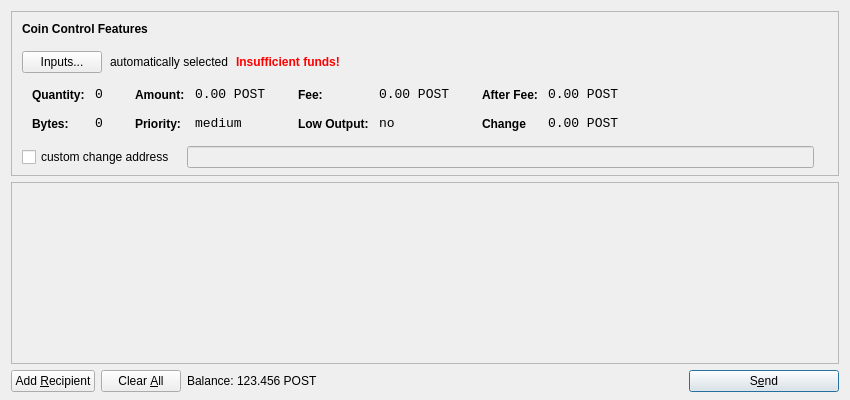
<?xml version="1.0" encoding="UTF-8"?>
<ui version="4.0">
 <class>SendCoinsDialog</class>
 <widget class="QDialog" name="SendCoinsDialog">
  <property name="geometry">
   <rect>
    <x>0</x>
    <y>0</y>
    <width>850</width>
    <height>400</height>
   </rect>
  </property>
  <property name="windowTitle">
   <string>Send Coins</string>
  </property>
  <layout class="QVBoxLayout" name="verticalLayout" stretch="0,1,0">
   <property name="bottomMargin">
    <number>8</number>
   </property>
   <item>
    <widget class="QFrame" name="frameCoinControl">
     <property name="sizePolicy">
      <sizepolicy hsizetype="Expanding" vsizetype="Expanding">
       <horstretch>0</horstretch>
       <verstretch>0</verstretch>
      </sizepolicy>
     </property>
     <property name="maximumSize">
      <size>
       <width>16777215</width>
       <height>16777215</height>
      </size>
     </property>
     <property name="frameShape">
      <enum>QFrame::StyledPanel</enum>
     </property>
     <property name="frameShadow">
      <enum>QFrame::Sunken</enum>
     </property>
     <layout class="QVBoxLayout" name="verticalLayoutCoinControl2">
      <property name="spacing">
       <number>6</number>
      </property>
      <property name="leftMargin">
       <number>0</number>
      </property>
      <property name="topMargin">
       <number>0</number>
      </property>
      <property name="rightMargin">
       <number>0</number>
      </property>
      <property name="bottomMargin">
       <number>6</number>
      </property>
      <item>
       <layout class="QVBoxLayout" name="verticalLayoutCoinControl" stretch="0,0,0,0,1">
        <property name="spacing">
         <number>0</number>
        </property>
        <property name="leftMargin">
         <number>10</number>
        </property>
        <property name="topMargin">
         <number>10</number>
        </property>
        <item>
         <layout class="QHBoxLayout" name="horizontalLayoutCoinControl1">
          <property name="bottomMargin">
           <number>15</number>
          </property>
          <item>
           <widget class="QLabel" name="labelCoinControlFeatures">
            <property name="sizePolicy">
             <sizepolicy hsizetype="Preferred" vsizetype="Maximum">
              <horstretch>0</horstretch>
              <verstretch>0</verstretch>
             </sizepolicy>
            </property>
            <property name="font">
             <font>
              <weight>75</weight>
              <bold>true</bold>
             </font>
            </property>
            <property name="styleSheet">
             <string notr="true">font-weight:bold;</string>
            </property>
            <property name="text">
             <string>Coin Control Features</string>
            </property>
           </widget>
          </item>
         </layout>
        </item>
        <item>
         <layout class="QHBoxLayout" name="horizontalLayoutCoinControl2" stretch="0,0,0,0">
          <property name="spacing">
           <number>8</number>
          </property>
          <property name="bottomMargin">
           <number>10</number>
          </property>
          <item>
           <widget class="QPushButton" name="pushButtonCoinControl">
            <property name="styleSheet">
             <string notr="true"/>
            </property>
            <property name="text">
             <string>Inputs...</string>
            </property>
           </widget>
          </item>
          <item>
           <widget class="QLabel" name="labelCoinControlAutomaticallySelected">
            <property name="text">
             <string>automatically selected</string>
            </property>
            <property name="margin">
             <number>5</number>
            </property>
           </widget>
          </item>
          <item>
           <widget class="QLabel" name="labelCoinControlInsuffFunds">
            <property name="font">
             <font>
              <weight>75</weight>
              <bold>true</bold>
             </font>
            </property>
            <property name="styleSheet">
             <string notr="true">color:red;font-weight:bold;</string>
            </property>
            <property name="text">
             <string>Insufficient funds!</string>
            </property>
            <property name="margin">
             <number>5</number>
            </property>
           </widget>
          </item>
          <item>
           <spacer name="horizontalSpacerCoinControl">
            <property name="orientation">
             <enum>Qt::Horizontal</enum>
            </property>
            <property name="sizeHint" stdset="0">
             <size>
              <width>40</width>
              <height>1</height>
             </size>
            </property>
           </spacer>
          </item>
         </layout>
        </item>
        <item>
         <widget class="QWidget" name="widgetCoinControl" native="true">
          <property name="sizePolicy">
           <sizepolicy hsizetype="Preferred" vsizetype="Preferred">
            <horstretch>0</horstretch>
            <verstretch>0</verstretch>
           </sizepolicy>
          </property>
          <property name="minimumSize">
           <size>
            <width>0</width>
            <height>0</height>
           </size>
          </property>
          <property name="styleSheet">
           <string notr="true"/>
          </property>
          <layout class="QHBoxLayout" name="horizontalLayoutCoinControl5">
           <property name="margin">
            <number>0</number>
           </property>
           <item>
            <layout class="QHBoxLayout" name="horizontalLayoutCoinControl3" stretch="0,0,0,1">
             <property name="spacing">
              <number>20</number>
             </property>
             <property name="topMargin">
              <number>0</number>
             </property>
             <property name="bottomMargin">
              <number>10</number>
             </property>
             <item>
              <layout class="QFormLayout" name="formLayoutCoinControl1">
               <property name="horizontalSpacing">
                <number>10</number>
               </property>
               <property name="verticalSpacing">
                <number>14</number>
               </property>
               <property name="leftMargin">
                <number>10</number>
               </property>
               <property name="topMargin">
                <number>4</number>
               </property>
               <property name="rightMargin">
                <number>6</number>
               </property>
               <item row="0" column="0">
                <widget class="QLabel" name="labelCoinControlQuantityText">
                 <property name="styleSheet">
                  <string notr="true">font-weight:bold;</string>
                 </property>
                 <property name="text">
                  <string>Quantity:</string>
                 </property>
                 <property name="margin">
                  <number>0</number>
                 </property>
                </widget>
               </item>
               <item row="0" column="1">
                <widget class="QLabel" name="labelCoinControlQuantity">
                 <property name="font">
                  <font>
                   <family>Monospace</family>
                   <pointsize>10</pointsize>
                  </font>
                 </property>
                 <property name="cursor">
                  <cursorShape>IBeamCursor</cursorShape>
                 </property>
                 <property name="contextMenuPolicy">
                  <enum>Qt::ActionsContextMenu</enum>
                 </property>
                 <property name="text">
                  <string>0</string>
                 </property>
                 <property name="margin">
                  <number>0</number>
                 </property>
                 <property name="textInteractionFlags">
                  <set>Qt::LinksAccessibleByMouse|Qt::TextSelectableByKeyboard|Qt::TextSelectableByMouse</set>
                 </property>
                </widget>
               </item>
               <item row="1" column="0">
                <widget class="QLabel" name="labelCoinControlBytesText">
                 <property name="styleSheet">
                  <string notr="true">font-weight:bold;</string>
                 </property>
                 <property name="text">
                  <string>Bytes:</string>
                 </property>
                </widget>
               </item>
               <item row="1" column="1">
                <widget class="QLabel" name="labelCoinControlBytes">
                 <property name="font">
                  <font>
                   <family>Monospace</family>
                   <pointsize>10</pointsize>
                  </font>
                 </property>
                 <property name="cursor">
                  <cursorShape>IBeamCursor</cursorShape>
                 </property>
                 <property name="contextMenuPolicy">
                  <enum>Qt::ActionsContextMenu</enum>
                 </property>
                 <property name="text">
                  <string>0</string>
                 </property>
                 <property name="textInteractionFlags">
                  <set>Qt::LinksAccessibleByMouse|Qt::TextSelectableByKeyboard|Qt::TextSelectableByMouse</set>
                 </property>
                </widget>
               </item>
              </layout>
             </item>
             <item>
              <layout class="QFormLayout" name="formLayoutCoinControl2">
               <property name="horizontalSpacing">
                <number>10</number>
               </property>
               <property name="verticalSpacing">
                <number>14</number>
               </property>
               <property name="leftMargin">
                <number>6</number>
               </property>
               <property name="topMargin">
                <number>4</number>
               </property>
               <property name="rightMargin">
                <number>6</number>
               </property>
               <item row="0" column="0">
                <widget class="QLabel" name="labelCoinControlAmountText">
                 <property name="styleSheet">
                  <string notr="true">font-weight:bold;</string>
                 </property>
                 <property name="text">
                  <string>Amount:</string>
                 </property>
                 <property name="margin">
                  <number>0</number>
                 </property>
                </widget>
               </item>
               <item row="0" column="1">
                <widget class="QLabel" name="labelCoinControlAmount">
                 <property name="font">
                  <font>
                   <family>Monospace</family>
                   <pointsize>10</pointsize>
                  </font>
                 </property>
                 <property name="cursor">
                  <cursorShape>IBeamCursor</cursorShape>
                 </property>
                 <property name="contextMenuPolicy">
                  <enum>Qt::ActionsContextMenu</enum>
                 </property>
                 <property name="text">
                  <string>0.00 POST</string>
                 </property>
                 <property name="textInteractionFlags">
                  <set>Qt::LinksAccessibleByMouse|Qt::TextSelectableByKeyboard|Qt::TextSelectableByMouse</set>
                 </property>
                </widget>
               </item>
               <item row="1" column="0">
                <widget class="QLabel" name="labelCoinControlPriorityText">
                 <property name="styleSheet">
                  <string notr="true">font-weight:bold;</string>
                 </property>
                 <property name="text">
                  <string>Priority:</string>
                 </property>
                </widget>
               </item>
               <item row="1" column="1">
                <widget class="QLabel" name="labelCoinControlPriority">
                 <property name="font">
                  <font>
                   <family>Monospace</family>
                   <pointsize>10</pointsize>
                  </font>
                 </property>
                 <property name="cursor">
                  <cursorShape>IBeamCursor</cursorShape>
                 </property>
                 <property name="contextMenuPolicy">
                  <enum>Qt::ActionsContextMenu</enum>
                 </property>
                 <property name="text">
                  <string>medium</string>
                 </property>
                 <property name="textInteractionFlags">
                  <set>Qt::LinksAccessibleByMouse|Qt::TextSelectableByKeyboard|Qt::TextSelectableByMouse</set>
                 </property>
                </widget>
               </item>
              </layout>
             </item>
             <item>
              <layout class="QFormLayout" name="formLayoutCoinControl3">
               <property name="horizontalSpacing">
                <number>10</number>
               </property>
               <property name="verticalSpacing">
                <number>14</number>
               </property>
               <property name="leftMargin">
                <number>6</number>
               </property>
               <property name="topMargin">
                <number>4</number>
               </property>
               <property name="rightMargin">
                <number>6</number>
               </property>
               <item row="0" column="0">
                <widget class="QLabel" name="labelCoinControlFeeText">
                 <property name="styleSheet">
                  <string notr="true">font-weight:bold;</string>
                 </property>
                 <property name="text">
                  <string>Fee:</string>
                 </property>
                 <property name="margin">
                  <number>0</number>
                 </property>
                </widget>
               </item>
               <item row="0" column="1">
                <widget class="QLabel" name="labelCoinControlFee">
                 <property name="font">
                  <font>
                   <family>Monospace</family>
                   <pointsize>10</pointsize>
                  </font>
                 </property>
                 <property name="cursor">
                  <cursorShape>IBeamCursor</cursorShape>
                 </property>
                 <property name="contextMenuPolicy">
                  <enum>Qt::ActionsContextMenu</enum>
                 </property>
                 <property name="text">
                  <string>0.00 POST</string>
                 </property>
                 <property name="textInteractionFlags">
                  <set>Qt::LinksAccessibleByMouse|Qt::TextSelectableByKeyboard|Qt::TextSelectableByMouse</set>
                 </property>
                </widget>
               </item>
               <item row="1" column="0">
                <widget class="QLabel" name="labelCoinControlLowOutputText">
                 <property name="styleSheet">
                  <string notr="true">font-weight:bold;</string>
                 </property>
                 <property name="text">
                  <string>Low Output:</string>
                 </property>
                </widget>
               </item>
               <item row="1" column="1">
                <widget class="QLabel" name="labelCoinControlLowOutput">
                 <property name="font">
                  <font>
                   <family>Monospace</family>
                   <pointsize>10</pointsize>
                  </font>
                 </property>
                 <property name="cursor">
                  <cursorShape>IBeamCursor</cursorShape>
                 </property>
                 <property name="contextMenuPolicy">
                  <enum>Qt::ActionsContextMenu</enum>
                 </property>
                 <property name="text">
                  <string>no</string>
                 </property>
                 <property name="textInteractionFlags">
                  <set>Qt::LinksAccessibleByMouse|Qt::TextSelectableByKeyboard|Qt::TextSelectableByMouse</set>
                 </property>
                </widget>
               </item>
              </layout>
             </item>
             <item>
              <layout class="QFormLayout" name="formLayoutCoinControl4">
               <property name="horizontalSpacing">
                <number>10</number>
               </property>
               <property name="verticalSpacing">
                <number>14</number>
               </property>
               <property name="leftMargin">
                <number>6</number>
               </property>
               <property name="topMargin">
                <number>4</number>
               </property>
               <property name="rightMargin">
                <number>6</number>
               </property>
               <item row="0" column="0">
                <widget class="QLabel" name="labelCoinControlAfterFeeText">
                 <property name="styleSheet">
                  <string notr="true">font-weight:bold;</string>
                 </property>
                 <property name="text">
                  <string>After Fee:</string>
                 </property>
                 <property name="margin">
                  <number>0</number>
                 </property>
                </widget>
               </item>
               <item row="0" column="1">
                <widget class="QLabel" name="labelCoinControlAfterFee">
                 <property name="font">
                  <font>
                   <family>Monospace</family>
                   <pointsize>10</pointsize>
                  </font>
                 </property>
                 <property name="cursor">
                  <cursorShape>IBeamCursor</cursorShape>
                 </property>
                 <property name="contextMenuPolicy">
                  <enum>Qt::ActionsContextMenu</enum>
                 </property>
                 <property name="text">
                  <string>0.00 POST</string>
                 </property>
                 <property name="textInteractionFlags">
                  <set>Qt::LinksAccessibleByMouse|Qt::TextSelectableByKeyboard|Qt::TextSelectableByMouse</set>
                 </property>
                </widget>
               </item>
               <item row="1" column="0">
                <widget class="QLabel" name="labelCoinControlChangeText">
                 <property name="styleSheet">
                  <string notr="true">font-weight:bold;</string>
                 </property>
                 <property name="text">
                  <string>Change</string>
                 </property>
                </widget>
               </item>
               <item row="1" column="1">
                <widget class="QLabel" name="labelCoinControlChange">
                 <property name="font">
                  <font>
                   <family>Monospace</family>
                   <pointsize>10</pointsize>
                  </font>
                 </property>
                 <property name="cursor">
                  <cursorShape>IBeamCursor</cursorShape>
                 </property>
                 <property name="contextMenuPolicy">
                  <enum>Qt::ActionsContextMenu</enum>
                 </property>
                 <property name="text">
                  <string>0.00 POST</string>
                 </property>
                 <property name="textInteractionFlags">
                  <set>Qt::LinksAccessibleByMouse|Qt::TextSelectableByKeyboard|Qt::TextSelectableByMouse</set>
                 </property>
                </widget>
               </item>
              </layout>
             </item>
            </layout>
           </item>
          </layout>
         </widget>
        </item>
        <item>
         <layout class="QHBoxLayout" name="horizontalLayoutCoinControl4" stretch="0,0,0">
          <property name="spacing">
           <number>12</number>
          </property>
          <property name="sizeConstraint">
           <enum>QLayout::SetDefaultConstraint</enum>
          </property>
          <property name="topMargin">
           <number>5</number>
          </property>
          <property name="rightMargin">
           <number>5</number>
          </property>
          <item>
           <widget class="QCheckBox" name="checkBoxCoinControlChange">
            <property name="text">
             <string>custom change address</string>
            </property>
           </widget>
          </item>
          <item>
           <widget class="QLineEdit" name="lineEditCoinControlChange">
            <property name="enabled">
             <bool>false</bool>
            </property>
            <property name="sizePolicy">
             <sizepolicy hsizetype="Expanding" vsizetype="Fixed">
              <horstretch>0</horstretch>
              <verstretch>0</verstretch>
             </sizepolicy>
            </property>
           </widget>
          </item>
          <item>
           <widget class="QLabel" name="labelCoinControlChangeLabel">
            <property name="sizePolicy">
             <sizepolicy hsizetype="Preferred" vsizetype="Expanding">
              <horstretch>0</horstretch>
              <verstretch>0</verstretch>
             </sizepolicy>
            </property>
            <property name="minimumSize">
             <size>
              <width>0</width>
              <height>0</height>
             </size>
            </property>
            <property name="text">
             <string/>
            </property>
            <property name="margin">
             <number>3</number>
            </property>
           </widget>
          </item>
         </layout>
        </item>
        <item>
         <spacer name="verticalSpacerCoinControl">
          <property name="orientation">
           <enum>Qt::Vertical</enum>
          </property>
          <property name="sizeHint" stdset="0">
           <size>
            <width>800</width>
            <height>1</height>
           </size>
          </property>
         </spacer>
        </item>
       </layout>
      </item>
     </layout>
    </widget>
   </item>
   <item>
    <widget class="QScrollArea" name="scrollArea">
     <property name="widgetResizable">
      <bool>true</bool>
     </property>
     <widget class="QWidget" name="scrollAreaWidgetContents">
      <property name="geometry">
       <rect>
        <x>0</x>
        <y>0</y>
        <width>830</width>
        <height>172</height>
       </rect>
      </property>
      <layout class="QVBoxLayout" name="verticalLayout_2">
       <property name="margin">
        <number>0</number>
       </property>
       <item>
        <layout class="QVBoxLayout" name="entries">
         <property name="spacing">
          <number>6</number>
         </property>
        </layout>
       </item>
       <item>
        <spacer name="verticalSpacer">
         <property name="orientation">
          <enum>Qt::Vertical</enum>
         </property>
         <property name="sizeHint" stdset="0">
          <size>
           <width>20</width>
           <height>40</height>
          </size>
         </property>
        </spacer>
       </item>
      </layout>
     </widget>
    </widget>
   </item>
   <item>
    <layout class="QHBoxLayout" name="horizontalLayout">
     <item>
      <widget class="QPushButton" name="addButton">
       <property name="toolTip">
        <string>Send to multiple recipients at once</string>
       </property>
       <property name="text">
        <string>Add &amp;Recipient</string>
       </property>
       <property name="icon">
        <iconset resource="../bitcoin.qrc">
         <normaloff>:/icons/add</normaloff>:/icons/add</iconset>
       </property>
       <property name="autoDefault">
        <bool>false</bool>
       </property>
      </widget>
     </item>
     <item>
      <widget class="QPushButton" name="clearButton">
       <property name="sizePolicy">
        <sizepolicy hsizetype="Minimum" vsizetype="Fixed">
         <horstretch>0</horstretch>
         <verstretch>0</verstretch>
        </sizepolicy>
       </property>
       <property name="toolTip">
        <string>Remove all transaction fields</string>
       </property>
       <property name="text">
        <string>Clear &amp;All</string>
       </property>
       <property name="icon">
        <iconset resource="../bitcoin.qrc">
         <normaloff>:/icons/remove</normaloff>:/icons/remove</iconset>
       </property>
       <property name="autoRepeatDelay">
        <number>300</number>
       </property>
       <property name="autoDefault">
        <bool>false</bool>
       </property>
      </widget>
     </item>
     <item>
      <layout class="QHBoxLayout" name="horizontalLayout_2">
       <property name="spacing">
        <number>3</number>
       </property>
       <item>
        <widget class="QLabel" name="label">
         <property name="sizePolicy">
          <sizepolicy hsizetype="Preferred" vsizetype="Fixed">
           <horstretch>0</horstretch>
           <verstretch>0</verstretch>
          </sizepolicy>
         </property>
         <property name="text">
          <string>Balance:</string>
         </property>
        </widget>
       </item>
       <item>
        <widget class="QLabel" name="labelBalance">
         <property name="sizePolicy">
          <sizepolicy hsizetype="Preferred" vsizetype="Fixed">
           <horstretch>0</horstretch>
           <verstretch>0</verstretch>
          </sizepolicy>
         </property>
         <property name="cursor">
          <cursorShape>IBeamCursor</cursorShape>
         </property>
         <property name="text">
          <string>123.456 POST</string>
         </property>
         <property name="textInteractionFlags">
          <set>Qt::LinksAccessibleByMouse|Qt::TextSelectableByKeyboard|Qt::TextSelectableByMouse</set>
         </property>
        </widget>
       </item>
      </layout>
     </item>
     <item>
      <spacer name="horizontalSpacer">
       <property name="orientation">
        <enum>Qt::Horizontal</enum>
       </property>
       <property name="sizeHint" stdset="0">
        <size>
         <width>40</width>
         <height>20</height>
        </size>
       </property>
      </spacer>
     </item>
     <item>
      <widget class="QPushButton" name="sendButton">
       <property name="minimumSize">
        <size>
         <width>150</width>
         <height>0</height>
        </size>
       </property>
       <property name="toolTip">
        <string>Confirm the send action</string>
       </property>
       <property name="text">
        <string>S&amp;end</string>
       </property>
       <property name="icon">
        <iconset resource="../bitcoin.qrc">
         <normaloff>:/icons/send</normaloff>:/icons/send</iconset>
       </property>
       <property name="default">
        <bool>true</bool>
       </property>
      </widget>
     </item>
    </layout>
   </item>
  </layout>
 </widget>
 <resources>
  <include location="../bitcoin.qrc"/>
 </resources>
 <connections/>
</ui>
